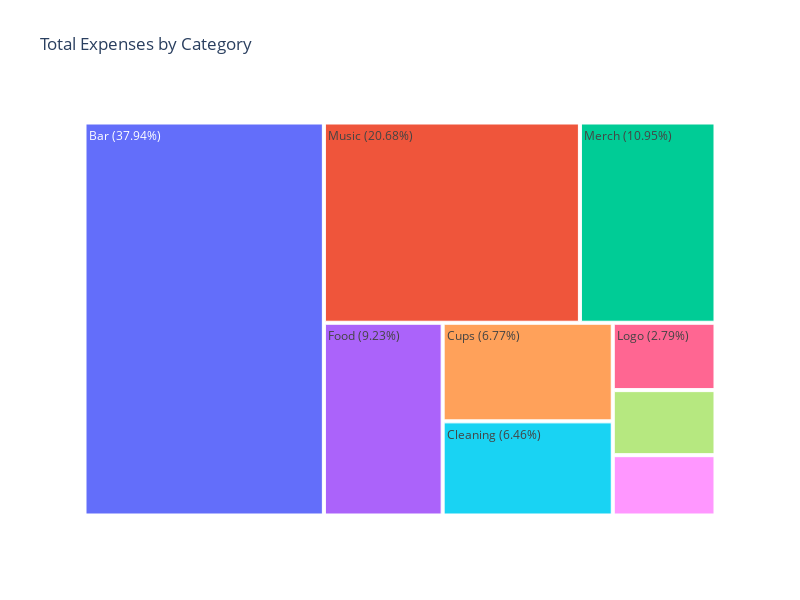

Here is the notebook cell this chart was saved with:
### Code cell
# treemap with percentages

# group and sort sums by category
df_cat_sum = df.groupby("Category")["Amount"].sum().reset_index()
df_cat_sum = df_cat_sum.sort_values("Amount", ascending=False)

# calculate percentage
total = df_cat_sum["Amount"].sum()
df_cat_sum["Percentage"] = df_cat_sum["Amount"].apply(lambda x: x / total * 100)

# labels with percentage
df_cat_sum["Label"] = df_cat_sum["Category"] + " (" + df_cat_sum["Percentage"].round(2).astype(str) + "%)"

# plot chart
fig = px.treemap(df_cat_sum, path=['Label'], values='Amount',
                 title='Total Expenses by Category')

# update layout for better display
fig.update_layout(
    height=600,
    width=800,
    uniformtext=dict(minsize=12, mode='hide'),
)

fig.show()

### Figure 1 — Plotly figure (JSON) as saved in the notebook; plotly's stock layout.template omitted (floating-point values rounded to 4 significant figures)
{"data": [{"branchvalues": "total", "domain": {"x": [0, 1], "y": [0, 1]}, "hovertemplate": "labels=%{label}<br>Amount=%{value}<br>parent=%{parent}<br>id=%{id}<extra></extra>", "ids": ["Bar (37.94%)", "Cleaning (6.46%)", "Cups (6.77%)", "Decoration (2.69%)", "Food (9.23%)", "Logo (2.79%)", "Merch (10.95%)", "Music (20.68%)", "Porta Potty (2.5%)"], "labels": ["Bar (37.94%)", "Cleaning (6.46%)", "Cups (6.77%)", "Decoration (2.69%)", "Food (9.23%)", "Logo (2.79%)", "Merch (10.95%)", "Music (20.68%)", "Porta Potty (2.5%)"], "name": "", "parents": ["", "", "", "", "", "", "", "", ""], "type": "treemap", "values": [7064.0, 1202.0, 1260.0, 501.8, 1719.0, 519.8, 2039.0, 3850, 465.5]}], "layout": {"height": 600, "legend": {"tracegroupgap": 0}, "title": {"text": "Total Expenses by Category"}, "uniformtext": {"minsize": 12, "mode": "hide"}, "width": 800}}
